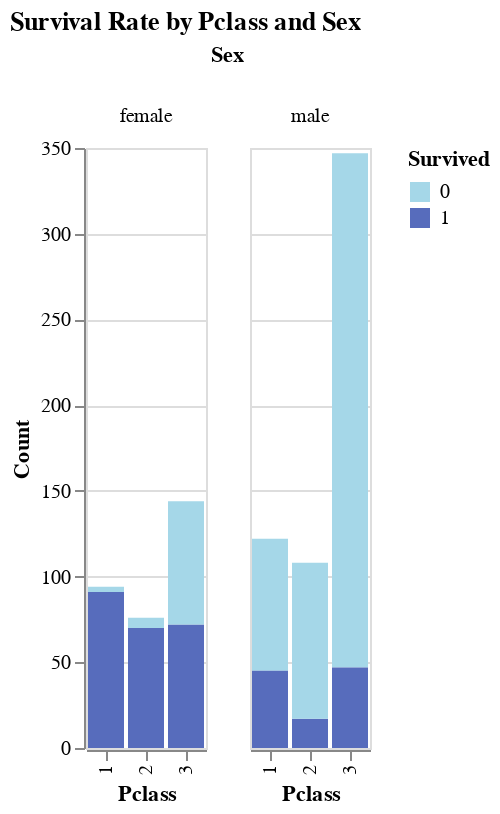

The code cell stored with this chart in its notebook:
### Code cell
facet_group_countplot(all_df, x="Pclass", group="Survived", facet="Sex", title="Survival Rate by Pclass and Sex")

### Figure 1 — Vega-Lite specification as saved in the notebook (floating-point values rounded to 4 significant figures; data arrays with more than 128 entries replaced by an {"elided": "..."} marker saying what was removed)
{"config": {"view": {"continuousWidth": 300, "continuousHeight": 300}}, "data": {"name": "data-0885a0cb996b6ce29ffbab008237a381"}, "mark": {"type": "bar"}, "encoding": {"color": {"field": "Survived", "scale": {"range": ["#A5D7E8", "#576CBC", "#19376D", "#0b2447"]}, "type": "nominal"}, "column": {"field": "Sex", "title": "Sex", "type": "nominal"}, "x": {"field": "Pclass", "title": "Pclass", "type": "nominal"}, "y": {"aggregate": "count", "title": "Count", "type": "quantitative"}}, "title": "Survival Rate by Pclass and Sex", "$schema": "https://vega.github.io/schema/vega-lite/v5.20.1.json", "datasets": {"data-0885a0cb996b6ce29ffbab008237a381": {"elided": "891 records"}}}
